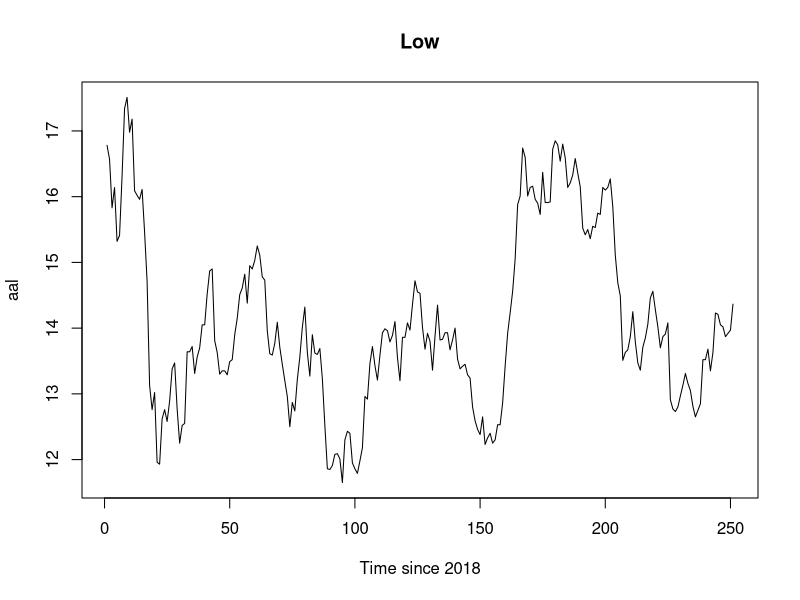
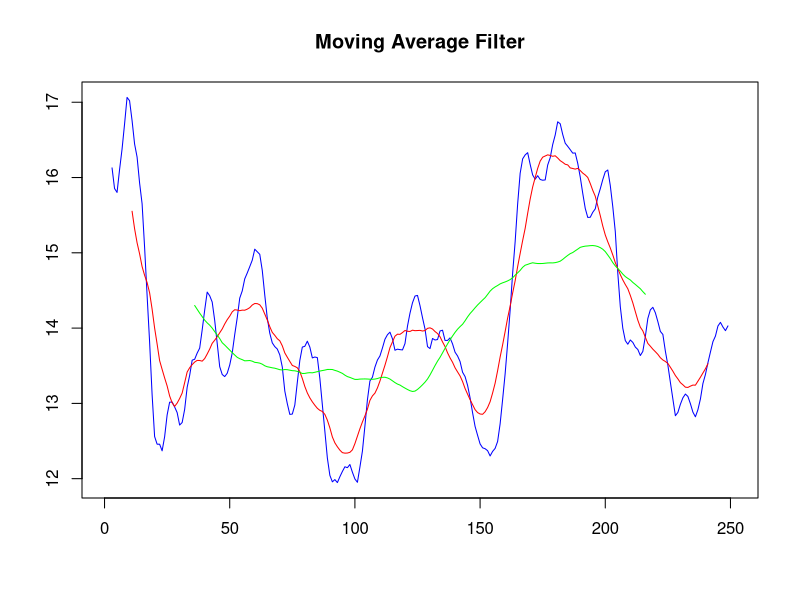
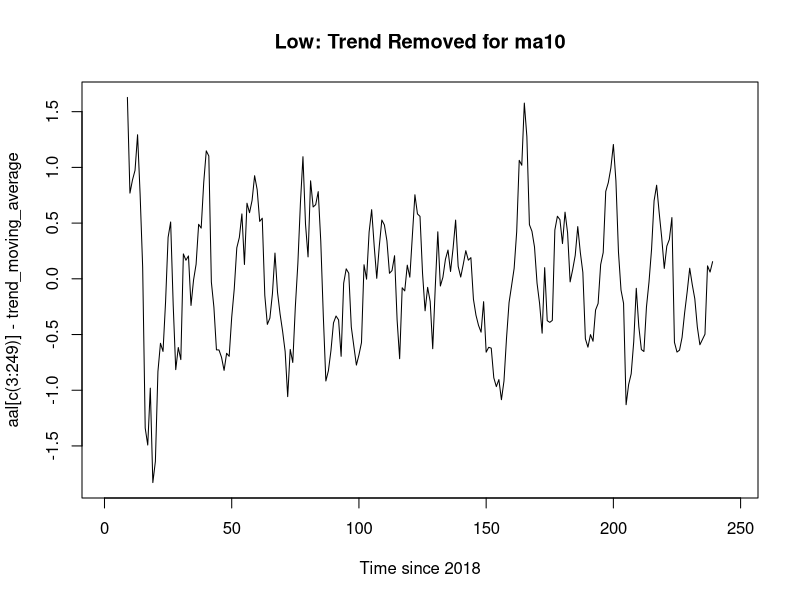
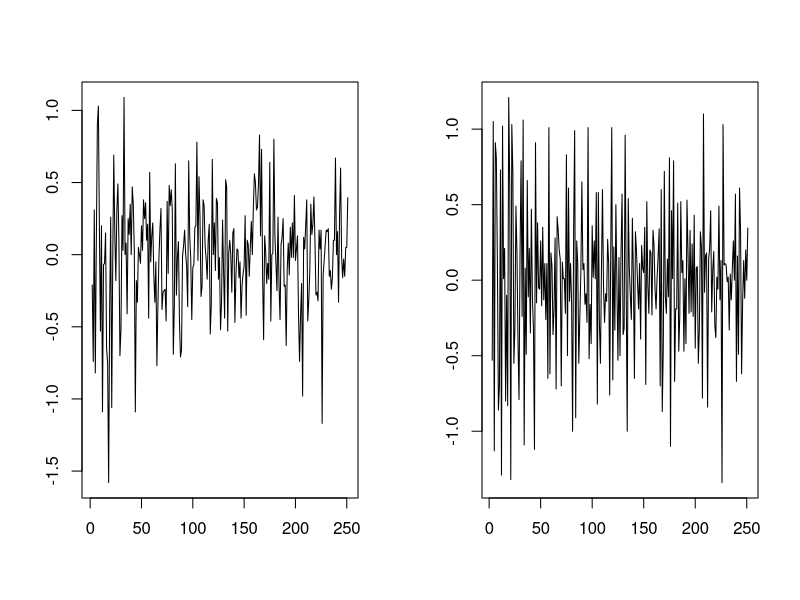
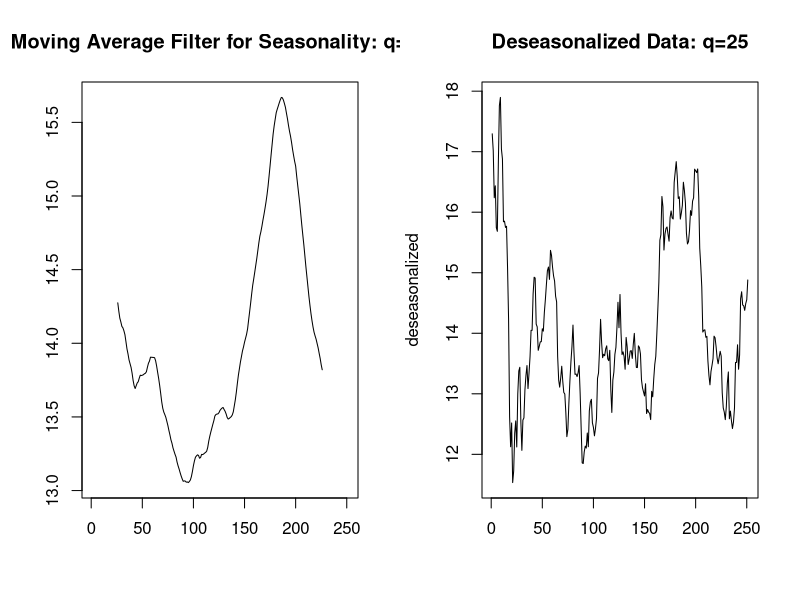
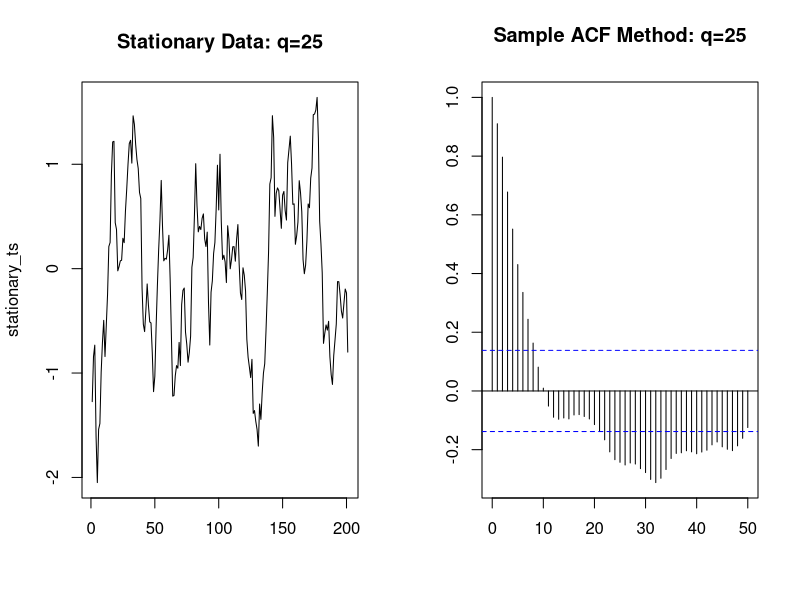
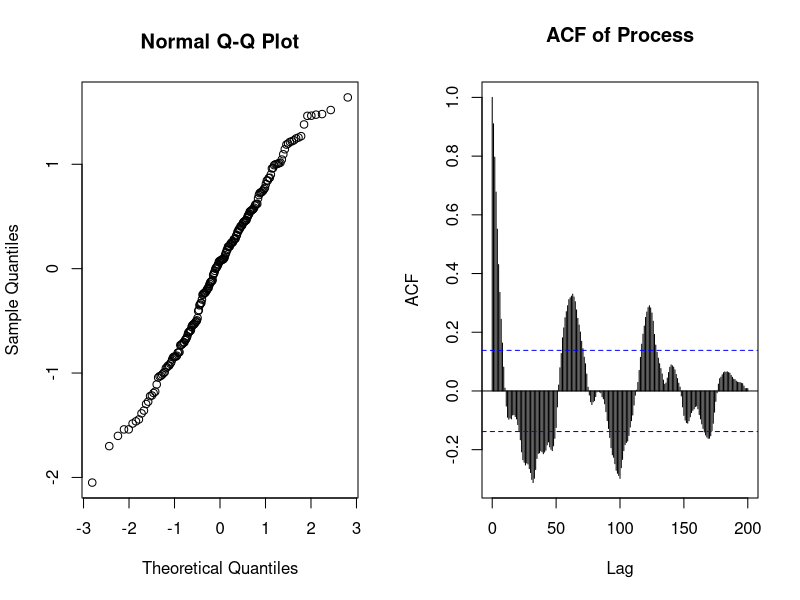
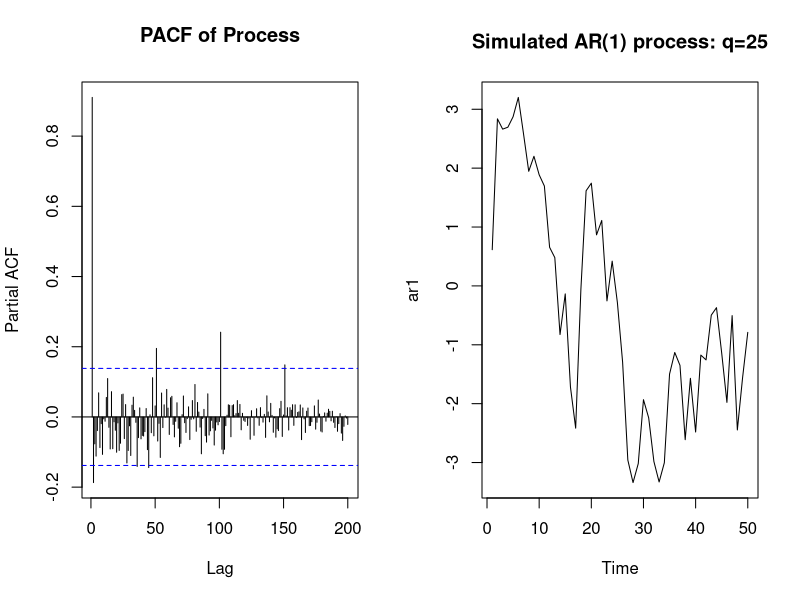

These charts were generated, in order, by the following R code:
setwd('/Users/aravindkotikelapudi/Desktop/School_Work/Spring_2023/STA_137/Project')
setwd('STA-137-Final-Project')
#We are installing and/or loading the necessary graphing packages
install.packages('ggplot2')
library(ggplot2)
library(gridExtra)

aal_table <- read.csv('AAL.csv')
t <- 1:nrow(aal_table)
aal_low <- aal_table$Low
aal <- ts(aal_low)

#Plotting the time series
t <- 1:nrow(aal_table)
plot.ts(aal, xlab="Time since 2018",main='Low' )






#Smooth components: Trend

#Moving average filter
ma2 = filter(aal, sides=2, rep(1,5)/5)
ma10 = filter(aal, sides=2, rep(1,21)/21)
ma35 = filter(aal, sides=2, rep(1,71)/71)
plot(t, ma2, xlab="", ylab="",type="l", col='blue', main='Moving Average Filter')
lines(t,ma10, col='red'); lines(t,ma35, col='green')
#legend(1, 95, legend=c("Filter size: 2", "Filter size: 10", "Filter size: 35"),
       #col=c("blue", "red", "green"), lty=1:2, cex=0.8)

trend_moving_average = ma10[c(3:249)]

plot.ts(aal[c(3:249)]-trend_moving_average, xlab="Time since 2018",main='Low: Trend Removed for ma10' )

#Difference operator method
d1 = diff(aal)
d2 = diff(d1)
par(mfrow=c(1,2))
plot.ts(d1, xlab="", ylab="")
plot.ts(d2, xlab="", ylab="")

mean(d1)
mean(d2)





#Removing Seasonality

#Applying a moving average filter with size q=d/2 (d is roughly 50), N=5
ma25 = filter(aal, sides=2, rep(1,51)/51)
plot(t, ma25, xlab="", ylab="",type="l", main='Moving Average Filter for Seasonality: q=25')

A = matrix(aal_low, ncol=50, byrow="TRUE")
M = matrix(ma25, ncol=50, byrow="TRUE")
mu = array(0,50)
for (k in 1:25) mu[k] = sum(A[2:5,k]-M[2:5,k])/4
for (k in 26:50) mu[k] = sum(A[1:4,k]-M[1:4,k])/4
hats = rep(mu-mean(mu),5)

deseasonalized <- aal_low - hats
deseasonalized_ts <- ts(deseasonalized)
plot.ts(deseasonalized, xlab="",main='Deseasonalized Data: q=25' )






#Deseasonalized and detrended
stationary <- deseasonalized- as.numeric(ma25)
stationary <- stationary[26:226]  #Edge values are cut off
stationary_ts <- ts(stationary)
plot.ts(stationary_ts, xlab="",main='Stationary Data: q=25' )
  




  
#Analyzing residuals

#Sample ACF
acf(stationary, lag=50, xlab="", ylab="", main="Sample ACF Method: q=25")

#Portmanteau Test
Box.test(stationary, lag=20, type="Ljung")

#QQ Plot
qq <- qqnorm(stationary)
R2 <- sum((qq$y-mean(qq$y))*qq$x)^2/(sum((qq$y-mean(qq$y))^2)*sum(qq$x^2))
R2






#ARMA Models
mean(stationary_ts) #about zero

acf(stationary_ts, lag=250, main='ACF of Process')
pacf(stationary_ts, lag=400, main='PACF of Process')

#AR(1) process
fit.aal_1 = ar.ols(stationary_ts, aic=F, order.max=1, demean=F, intercept=T)
fit.aal_1
fit.aal_1$asy.se
#coefficients: 0.002463, 0.9151

#AR(2) process
fit.aal_2 = ar.ols(stationary_ts, aic=F, order.max=2, demean=F, intercept=T)
fit.aal_2
fit.aal_2$asy.se
#coefficients: -0.0003499, 1.1503, -0.2502

#Testing out both processes
#AR(1)
ar1.acf = ARMAacf(ar=c(0.9151), ma=0, 50)
ar1.pacf = ARMAacf(ar=c(0.9151), ma=0, 50, pacf=T)
ar1 = arima.sim(list(order=c(1,0,0), ar=0.9151), n=50)
plot.ts(ar1, main='Simulated AR(1) process: q=25' )
plot.ts(ts(ar1.acf), main='Simulated AR(1) acf: q=25' )
plot.ts(ts(ar1.pacf), main='Simulated AR(1) pacf: q=25' )
#AR(2)
ar2.acf = ARMAacf(ar=c(1.1503, -0.2502), ma=0, 50)
ar2.pacf = ARMAacf(ar=c(1.1503, -0.2502), ma=0, 50, pacf=T)
ar2 = arima.sim(list(order=c(2,0,0), ar=c(1.1503, -0.2502)), n=50)
plot.ts(ar2, main='Simulated AR(2) process: q=25' )
plot(ts(ar2.acf), main='Simulated AR(2) acf: q=25' )
plot(ts(ar2.pacf), main='Simulated AR(2) pacf: q=25' )

#PROPERTIES OF ARMA PROCESSES
#ACF is 1 then slowly oscillates around 0.2, PACF is 1 then drops drastically to around 0
#AR(1) or AR(2) process: ACF tails off, and PACF cuts off after lag 1

#Looks like mean is moving
#Linear process: mean of 0 and ACVH is h dependent
#AR(1) process: mean of zero and ACF rh0(h) = psi^h (coefficients)
#Exponential decay of psi coefficients typical of ARMA processes

#AR(p): ACF tails off, PACF cuts off after lag p
#MA(q): ACF cuts off after lag q, PACF tails off
#ARMA(p,q): Both tail off

#Since PACF doesn't actually cut off, PACF isn't exactly AR(1) process


#Seeing if residuals conform to white noise
#AR(1)
ar1 = arima.sim(list(order=c(1,0,0), ar=0.9151), n=201)
final_residuals_ar1 <- stationary_ts - ar1
plot.ts(final_residuals_ar1, main='Final Residuals with AR(1) Process Removed: q=25' )
acf(final_residuals_ar1, lag=250, main='ACF of Final Residuals from AR(1): q=25')
pacf(final_residuals_ar1, lag=250, main='PACF of Final Residuals from AR(1): q=25')
#AR(2)
ar2 = arima.sim(list(order=c(2,0,0), ar=c(1.1503, -0.2502)), n=201)
final_residuals_ar2 <- stationary_ts - ar2
plot.ts(final_residuals_ar2, main='Final Residuals with AR(2) Process Removed: q=25' )
acf(final_residuals_ar2, lag=250, main='ACF of Final Residuals from AR(2): q=25')
pacf(final_residuals_ar2, lag=250, main='PACF of Final Residuals from AR(2): q=25')

